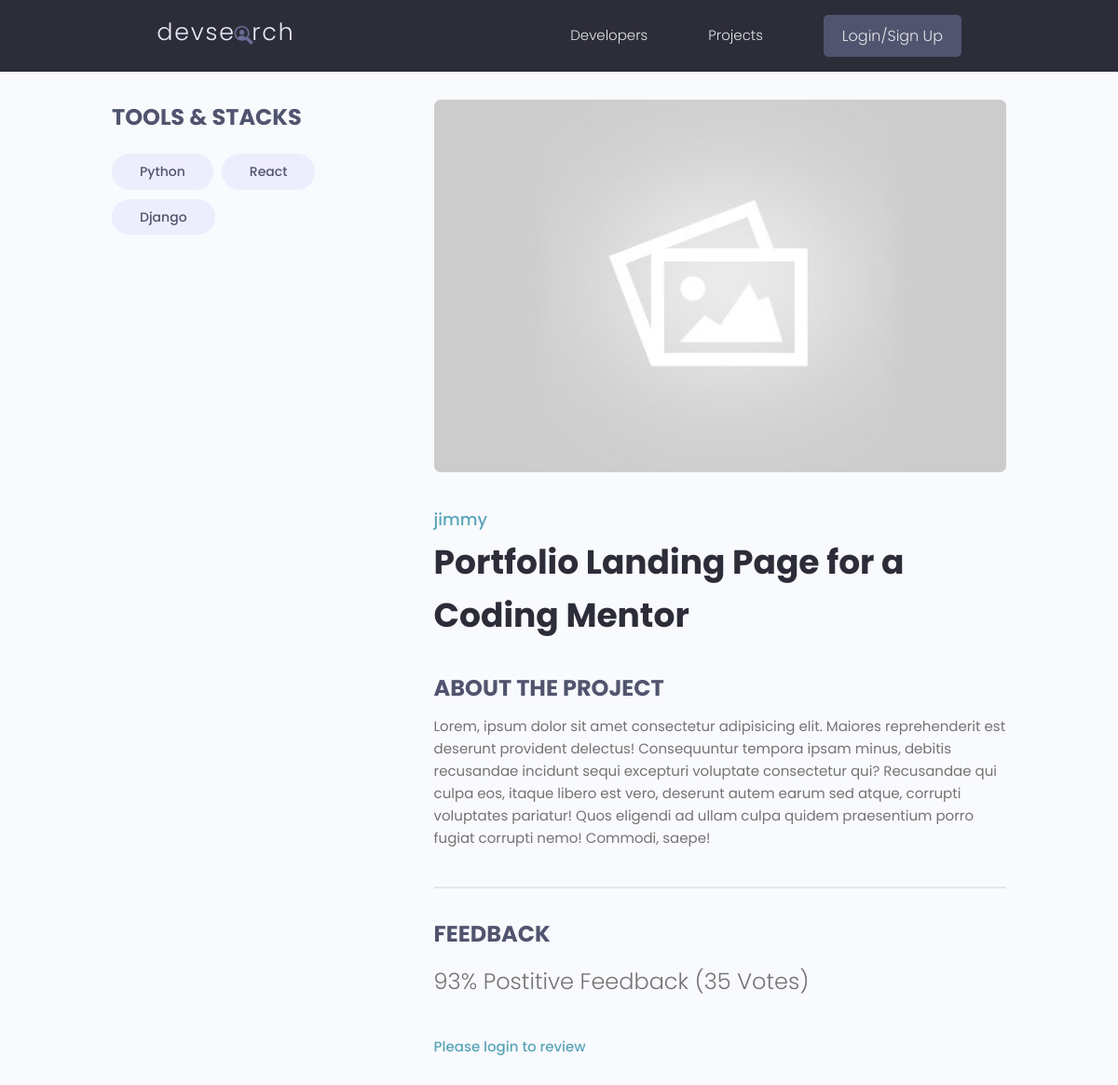
/project/afce1281-9efe-4da2-b0e6-e0959814c3d7, run on an earlier commit of the app's database.
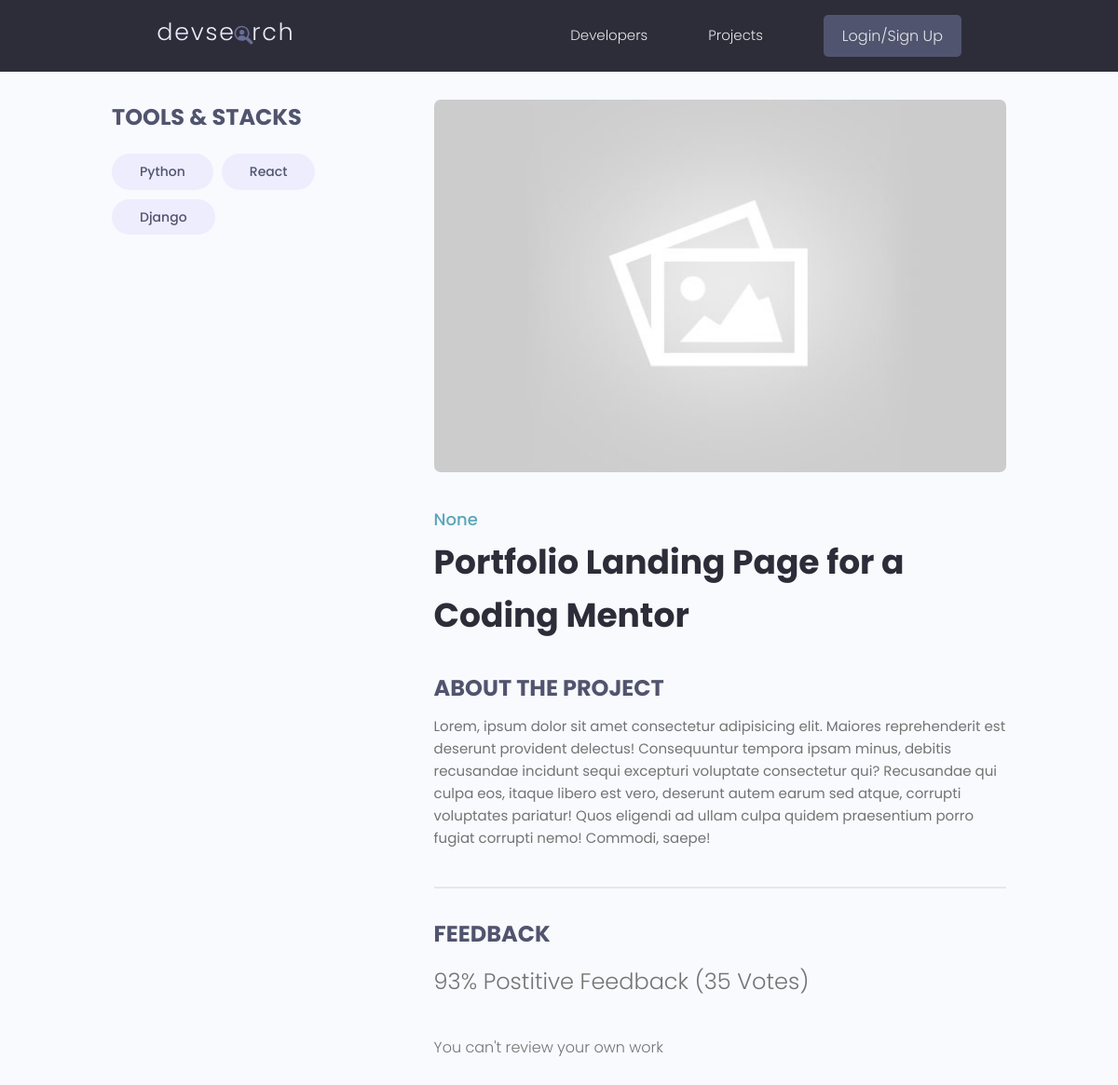
And on a later commit of the database.
### projects/models.py (models this page shows, shortened)
class Project(models.Model):
    owner = models.ForeignKey(Profile, null=True, blank=True, on_delete=models.SET_NULL)
    title = models.CharField(max_length=200)
    description = models.TextField(null=True, blank=True)
    featured_image = models.ImageField(null=True, blank=True, default='default.jpg')
    demo_link = models.CharField(max_length=2000, null=True, blank=True)
    source_link = models.CharField(max_length=2000, null=True, blank=True)
    tags = models.ManyToManyField('Tag', blank=True)
    vote_total = models.IntegerField(default=0, null=True, blank=True)
    vote_ratio = models.IntegerField(default=0, null=True, blank=True)
    created = models.DateTimeField(auto_now_add=True)
    id = models.UUIDField(default=uuid.uuid4, unique=True, primary_key=True, editable=False)
    class Meta:
        ordering = ['-vote_ratio', '-vote_total']
    @property
    def reviewers(self):
        queryset = self.review_set.all().values_list('owner__id', flat=True)
        return queryset

### users/models.py (models this page shows)
class Profile(models.Model):
    user = models.OneToOneField(User, on_delete=models.CASCADE, null=True, blank=True)
    name = models.CharField(max_length=200, blank=True, null=True)
    username = models.CharField(max_length=200, blank=True, null=True)
    location = models.CharField(max_length=200, blank=True, null=True)
    email = models.EmailField(max_length=500, blank=True, null=True)
    short_intro = models.CharField(max_length=200, blank=True, null=True)
    bio =  models.TextField(blank=True, null=True)
    profile_image = models.ImageField(null=True, blank=True, upload_to ='profies/', default='profiles/user-default.png' )
    social_github = models.CharField(max_length=200, blank=True, null=True)
    social_twitter = models.CharField(max_length=200, blank=True, null=True)
    social_linkedin = models.CharField(max_length=200, blank=True, null=True)
    social_youtube= models.CharField(max_length=200, blank=True, null=True)
    social_website= models.CharField(max_length=200, blank=True, null=True)
    created = models.DateTimeField(auto_now_add=True)
    id = models.UUIDField(default=uuid.uuid4, unique=True, primary_key=True, editable=False)
    def __str__(self):
         return str(self.username)

### projects/views.py (the view, shortened to what this page needs)
# urls.py: path('project/<str:pk>', views.project, name='project'),
def project(request, pk):
    projectObj = Project.objects.get(id=pk)
    form = ReviewForm()
    return render(request, 'projects/single-project.html', {'project': projectObj, 'form': form})

### projects/models.py (called while the page is built)
    def __str__(self):
        return self.name

### projects/templates/projects/single-project.html (shortened to what this page needs)
{% extends 'main.html' %}
{% block content %}
  <main class="singleProject my-md">
    <div class="container">
      <div class="layout">
        <div class="column column--1of3">
          <h3 class="singleProject__subtitle">Tools & Stacks</h3>
          <div class="singleProject__toolStack">
            {% for tag in project.tags.all %}
            <span class="tag tag--pill tag--sub tag--lg">
              <small>{{ tag }}</small>
            </span>
            {% endfor %}
          </div>
        </div>
        <div class="column column--2of3">
          <img class="singleProject__preview" src="{{ project.featured_image.url}}" alt="portfolio thumbnail" />
          <a href="profile.html" class="singleProject__developer">{{ project.owner }}</a>
          <h2 class="singleProject__title">Portfolio Landing Page for a Coding Mentor</h2>
          <h3 class="singleProject__subtitle">About the Project</h3>
          <div class="singleProject__info">
            {{ project.description }}
          </div>
          <div class="comments">
            <h3 class="singleProject__subtitle">Feedback</h3>
            <h5 class="project--rating">
                {{ project.vote_ratio }}% Postitive Feedback ({{ project.vote_total }} Vote{{ project.vote_total|pluralize:"s" }})
            </h5>
            {% if request.user.profile.id in project.reviewers %}
            <p>You have already sumbitted your review for this project.</p>
            {% elif request.user.profile == project.owner %}
            <p>You can't review your own work</p>
            {% else %}
            <a href="{% url 'login' %}?next={{request.path}}"> Please login to review</a>
            {% endif %}
        </div>
      </div>
    </div>
    </div>
  </main>
{% endblock content %}

What changed in the data, as far as the page shows it:
changed Project: owner "jimmy" → "None"
Also different on the page:
text no longer shown: "Please login to review"
text now shown: "You can't review your own work"
